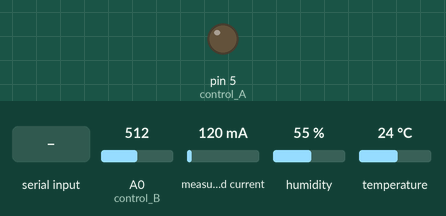
This sketch was run on a simulated Arduino Uno, built with avr-gcc and run on an emulated ATmega328P. Parts: output pins drawn as LEDs (lit = HIGH). The test bench sets the inputs (shaded band); at power-on: A0 (control_B) = 512, measured current 120 mA, humidity 55 %, temperature 24 °C. What the sketch prints to the serial monitor is not drawn.

Above: at 1.2 s.
1.3 s: "A" received over Serial
At 3.6 s:
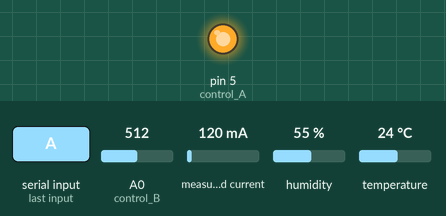
3.9 s: "Y" received over Serial
At 5.9 s:
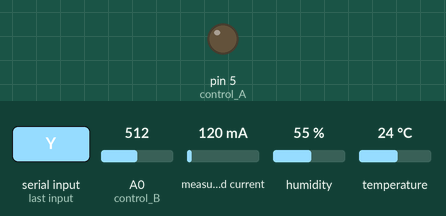
Timing chart, 0 to 7.4 s (numbered marks = the images above; inputs shaded):
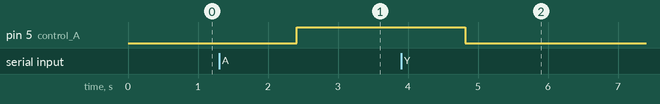

The sketch:

_110V.ino
```cpp
#include <DHT.h>
#include "EmonLib.h"
#define control_A 5
#define control_B A0
char keyIn = {};
// Include Emon Library
EnergyMonitor emon1;                   // Create an instance
DHT dht(4, DHT22);
bool status_A = false;
int status_B = 0;
void setup()
{
    pinMode(control_A, OUTPUT);
    pinMode(control_B, INPUT);
    Serial.begin(9600);
    dht.begin();
    emon1.current(1, 36.58); // Current: input pin, calibration.
}

void loop()
{
  if (Serial.available() > 0) {
      keyIn = Serial.read();
//      Serial.println(keyIn);
      if(keyIn == 'A'){
          digitalWrite(control_A, HIGH);
          status_A = true;
      }
      else if(keyIn == 'Y'){
          digitalWrite(control_A, LOW);
          status_A = false;
      }
  }
   status_B = analogRead(control_B);
   float h = dht.readHumidity();
   float t = dht.readTemperature(); //read Humidity and Temperature
   double Irms = emon1.calcIrms(1480);  // Calculate Irms only
/*  if (isnan(t) || isnan(h))
    {
        Serial.println("Failed to read from DHT");
    }
    else
    {*/
        Serial.print("{\"Humidity\":");
        Serial.print(h, 2);
        Serial.print(", \"Temperature\":");
        Serial.print(t, 2);
        Serial.print(", \"currents\":");
        Serial.print(Irms);
        Serial.print(", \"control_A\":");
        Serial.print(status_A);
        Serial.print(", \"control_B\":");
        Serial.print(status_B);
        Serial.print("}");
//    }
  delay(1000);
}
```

Measured:
- after the input at 1.3 s, pin 5 (control_A): LOW → HIGH after 1.1 s
- after the input at 3.9 s, pin 5 (control_A): HIGH → LOW after 0.92 s
